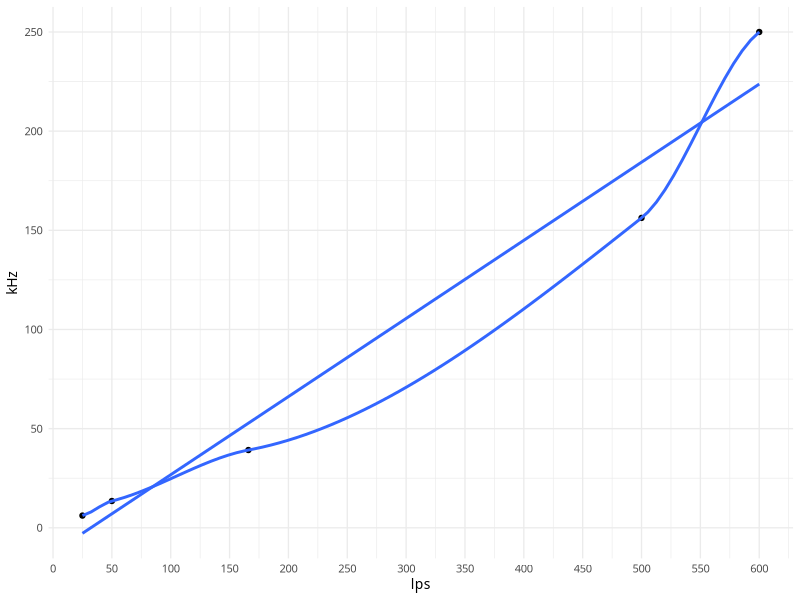

R code for this plot:
require(ggplot2)

setwd("/home/astria/Bio/zCurrent")

lps <- c(25, 50, 166, 500, 600)

kHz <- c(6.16, 13.51, 39.21, 156.25, 250.00)

mod.df <- data.frame(lps, kHz)


ggplot(mod.df,
       aes(x = lps,
           y = kHz)) +
  geom_point() + 
  geom_smooth(method = 'lm', se = F) +
  geom_smooth(method = 'loess', se = F) +
  theme_minimal(base_size = 10,
                base_family = 'ubuntu mono') +
  scale_y_continuous(breaks = seq(0, 300, 50)) +
  scale_x_continuous(breaks = seq(0, 650, 50))


attach(mod.df)
cor.test(kHz, lps)

mod.model <- lm(lps ~ kHz)
summary(mod.model)

